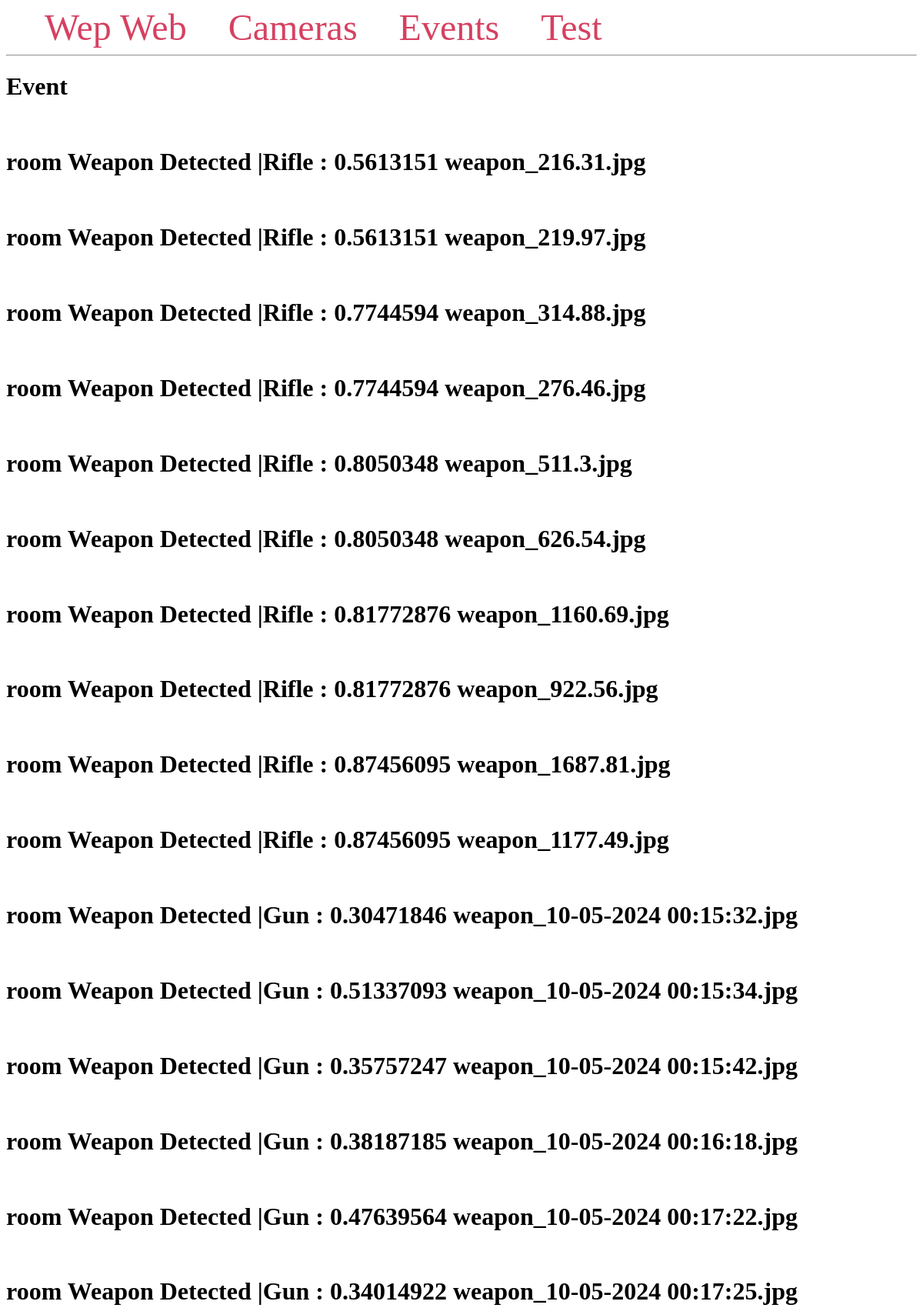
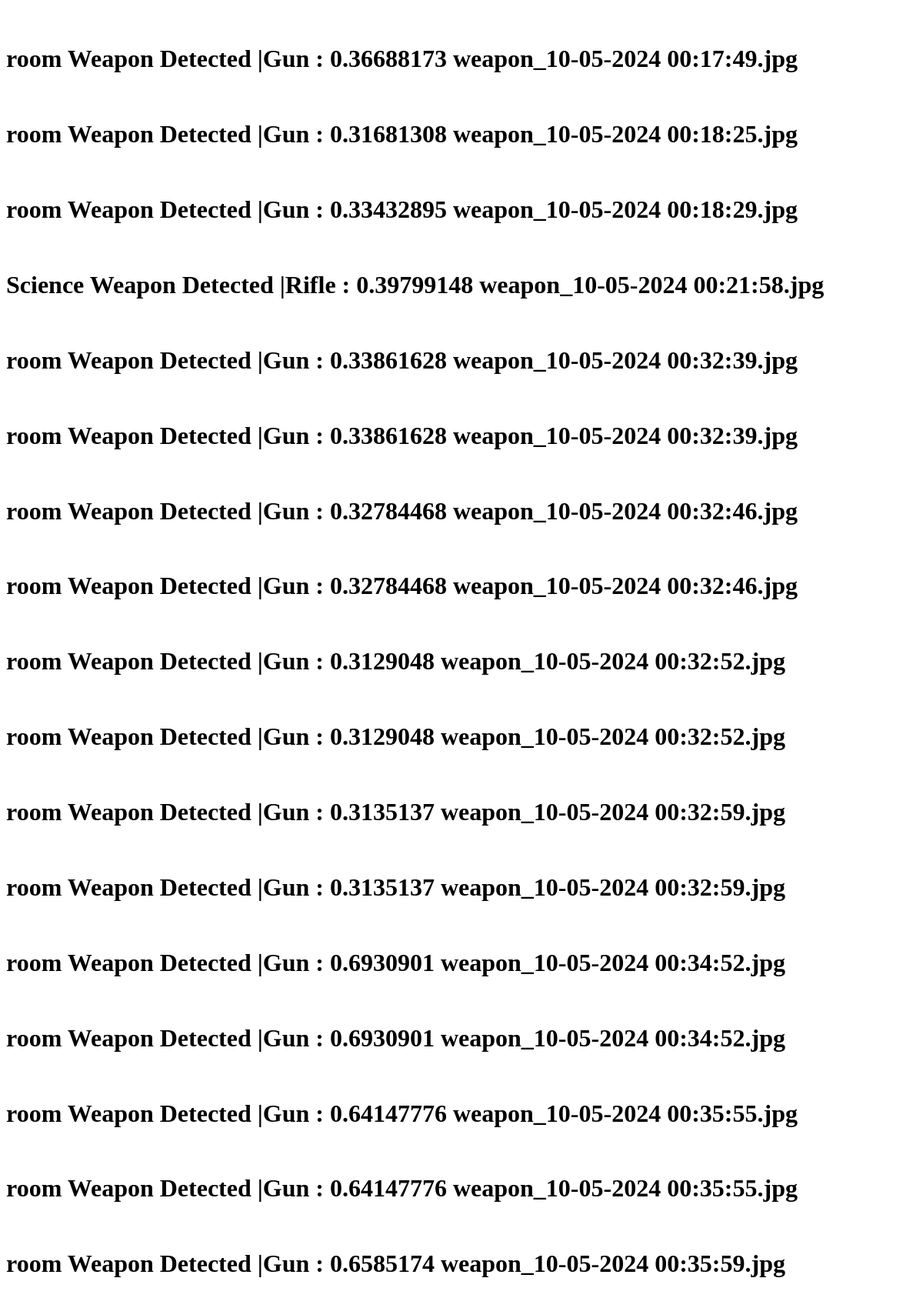
Page /api/event/ (upper part) on the committed database (2 pictures, top to bottom).
### event/models.py (models this page shows, shortened)
class Event(db.Model):
    id = db.Column(db.Integer, primary_key=True)
    status = db.Column(db.String(255), nullable=False)
    video_name = db.Column(db.String(255))
    date_time = db.Column(db.String(255))
    Threat_status = db.Column(db.String(255))
    image_path = db.Column(db.String(255))
    weapon_images=db.Column(db.String(500))
    timestamp=db.Column(db.DateTime)

### event/routes.py (the view)
@event_bp.route('/')
def home():
    events = Event.query.all()
    return render_template("event/event.html", events=events)

### event/templates/event/event.html (shortened to what this page needs)
{% extends "base.html" %}
{% block content %}
<h1>Event</h1>
<br>
{% for event in events %}
<h1>{{event.video_name}} {{event.status}} {{event.image_path}}</h1>
<br>
{% endfor %}
{% endblock %}

### templates/base.html (shortened to what this page needs)
<!DOCTYPE html>
<html lang="en">
<head>
</head>
<body>
    <nav>
        <a href="{{ url_for('home') }}">Wep Web</a>
        <a href="{{ url_for('camera_bp.home') }}">Cameras</a>
        <a href="{{ url_for('event_bp.home') }}">Events</a>
        <a href="{{ url_for('test_bp.test_page') }}">Test</a>
    </nav>
    <hr>
        {% block content %} {% endblock %}
</body>
</html>

### templates/base.html (style rules this page uses)
nav a { color: #d64161; font-size: 3em; margin-left: 50px; text-decoration: none; }

### rows in the picture
Event: video_name "room", status "Weapon Detected |Rifle : 0.5613151", image_path "weapon_216.31.jpg"
Event: video_name "room", status "Weapon Detected |Rifle : 0.5613151", image_path "weapon_219.97.jpg"
Event: video_name "room", status "Weapon Detected |Rifle : 0.7744594", image_path "weapon_314.88.jpg"
Event: video_name "room", status "Weapon Detected |Rifle : 0.7744594", image_path "weapon_276.46.jpg"
Event: video_name "room", status "Weapon Detected |Rifle : 0.8050348", image_path "weapon_511.3.jpg"
Event: video_name "room", status "Weapon Detected |Rifle : 0.8050348", image_path "weapon_626.54.jpg"
Event: video_name "room", status "Weapon Detected |Rifle : 0.81772876", image_path "weapon_1160.69.jpg"
Event: video_name "room", status "Weapon Detected |Rifle : 0.81772876", image_path "weapon_922.56.jpg"
Event: video_name "room", status "Weapon Detected |Rifle : 0.87456095", image_path "weapon_1687.81.jpg"
Event: video_name "room", status "Weapon Detected |Rifle : 0.87456095", image_path "weapon_1177.49.jpg"
Event: video_name "room", status "Weapon Detected |Gun : 0.30471846", image_path "weapon_10-05-2024 00:15:32.jpg"
Event: video_name "room", status "Weapon Detected |Gun : 0.51337093", image_path "weapon_10-05-2024 00:15:34.jpg"
Event: video_name "room", status "Weapon Detected |Gun : 0.35757247", image_path "weapon_10-05-2024 00:15:42.jpg"
Event: video_name "room", status "Weapon Detected |Gun : 0.38187185", image_path "weapon_10-05-2024 00:16:18.jpg"
Event: video_name "room", status "Weapon Detected |Gun : 0.47639564", image_path "weapon_10-05-2024 00:17:22.jpg"
Event: video_name "room", status "Weapon Detected |Gun : 0.34014922", image_path "weapon_10-05-2024 00:17:25.jpg"
Event: video_name "room", status "Weapon Detected |Gun : 0.36688173", image_path "weapon_10-05-2024 00:17:49.jpg"
Event: video_name "room", status "Weapon Detected |Gun : 0.31681308", image_path "weapon_10-05-2024 00:18:25.jpg"
Event: video_name "room", status "Weapon Detected |Gun : 0.33432895", image_path "weapon_10-05-2024 00:18:29.jpg"
Event: video_name "Science", status "Weapon Detected |Rifle : 0.39799148", image_path "weapon_10-05-2024 00:21:58.jpg"
Event: video_name "room", status "Weapon Detected |Gun : 0.33861628", image_path "weapon_10-05-2024 00:32:39.jpg"
Event: video_name "room", status "Weapon Detected |Gun : 0.33861628", image_path "weapon_10-05-2024 00:32:39.jpg"
Event: video_name "room", status "Weapon Detected |Gun : 0.32784468", image_path "weapon_10-05-2024 00:32:46.jpg"
Event: video_name "room", status "Weapon Detected |Gun : 0.32784468", image_path "weapon_10-05-2024 00:32:46.jpg"
Event: video_name "room", status "Weapon Detected |Gun : 0.3129048", image_path "weapon_10-05-2024 00:32:52.jpg"
Event: video_name "room", status "Weapon Detected |Gun : 0.3129048", image_path "weapon_10-05-2024 00:32:52.jpg"
Event: video_name "room", status "Weapon Detected |Gun : 0.3135137", image_path "weapon_10-05-2024 00:32:59.jpg"
Event: video_name "room", status "Weapon Detected |Gun : 0.3135137", image_path "weapon_10-05-2024 00:32:59.jpg"
Event: video_name "room", status "Weapon Detected |Gun : 0.6930901", image_path "weapon_10-05-2024 00:34:52.jpg"
Event: video_name "room", status "Weapon Detected |Gun : 0.6930901", image_path "weapon_10-05-2024 00:34:52.jpg"
Event: video_name "room", status "Weapon Detected |Gun : 0.64147776", image_path "weapon_10-05-2024 00:35:55.jpg"
Event: video_name "room", status "Weapon Detected |Gun : 0.64147776", image_path "weapon_10-05-2024 00:35:55.jpg"
Event: video_name "room", status "Weapon Detected |Gun : 0.6585174", image_path "weapon_10-05-2024 00:35:59.jpg"
